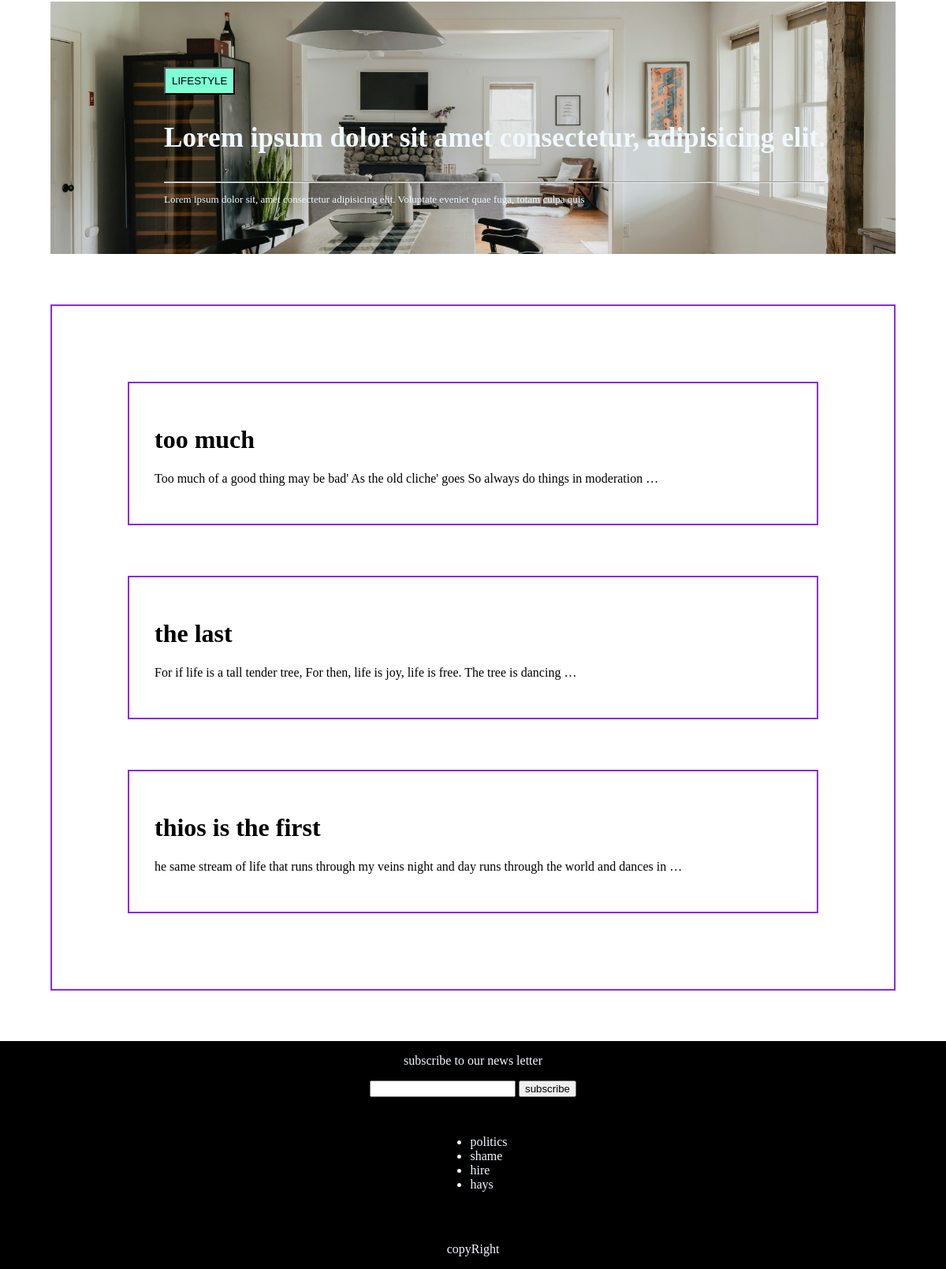
/ (lower part), run on an earlier commit of the app's database.
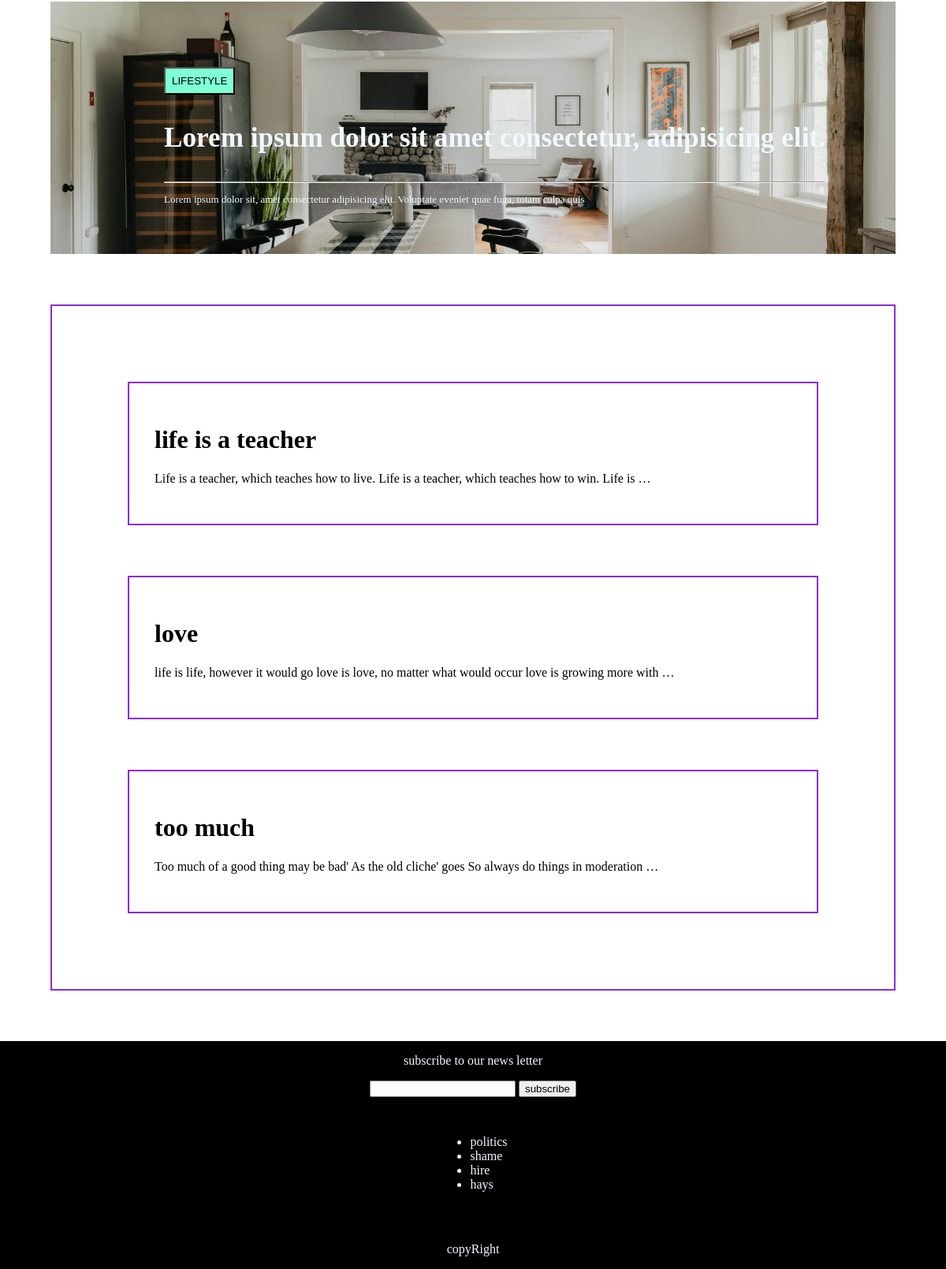
And on a later commit of the database.
### blog/models.py (models this page shows, shortened)
class Post(models.Model):
    class Status(models.TextChoices):
        DRAFT="DR","Draft"
        PUBLISH="PB","Publish"
    tags=TaggableManager()
    author=models.ForeignKey(User,on_delete=models.CASCADE,related_name="blog_post")
    title=models.CharField(max_length=250)
    slug=models.SlugField(max_length=250)
    body=models.TextField()
    publish=models.DateTimeField(default=timezone.now)
    created=models.DateTimeField(auto_now_add=True)
    updated=models.DateTimeField(auto_now=True)
    status=models.CharField(choices=Status.choices,default=Status.DRAFT,max_length=2)
    published=PostManager()
    objects=models.Manager()
    class Meta:
        ordering=['-publish']
        indexes=[models.Index(fields=['-publish'])]

### home/views.py (the view)
# urls.py: 2. Add a URL to urlpatterns:  path('', Home.as_view(), name='home')
class Home(TemplateView):
    template_name="index.html"
    def get_context_data(self, **kwargs: Any) :
        context=super().get_context_data(**kwargs)
        context["data"]=Post.published.all()[0:3]
        return context

### blog/models.py (called while the page is built)
    def get_queryset(self) :
        return super().get_queryset().filter(status=Post.Status.PUBLISH)

### home/templates/index.html (shortened to what this page needs)
{% load static %}
<!DOCTYPE html>
<html lang="en">
<head>
    <link rel="stylesheet" href="{% static 'style.css' %}">
</head>
<body>
    <div class="second-wrapper">
        <div class="front">
            <button style="background-color: aquamarine;padding: .5rem;">LIFESTYLE</button>
            <p style="font-size: 2.2rem;font-weight: 800;">Lorem ipsum dolor sit amet consectetur, adipisicing elit. </p>
            <hr>
            <p style="font-size: small;">Lorem ipsum dolor sit, amet consectetur adipisicing elit. Voluptate eveniet quae fuga, totam culpa quis</p>
        </div>
        </div>
        <div class="pass">
            {% for post in data %}
            <div class="pass">
                <h1>{{post.title}}</h1>
                <p>{{post.body|truncatewords:20}}</p>
            </div>
            {% endfor %}
        </div>
    <footer>
        <p>subscribe to our news letter</p>
        <form> <input type="text"> <button type="submit">subscribe</button></form>
        <p class="poli">
            <ul>
                <li>politics</li>
                <li>shame</li>
                <li>hire</li>
                <li>hays</li>
            </ul>
        </p>
        <p>copyRight</p>
    </footer>
</body>
</html>

What changed in the data, as far as the page shows it:
no longer on this page (row unchanged): Post: title "the last", body "For if life is a tall tender tree, For then, life is joy, life is free. The tree is dancing …"
no longer on this page (row unchanged): Post: title "thios is the first", body "he same stream of life that runs through my veins night and day runs through the world and dances in …"
added Post: title "life is a teacher", body "Life is a teacher, which teaches how to live. Life is a teacher, which teaches how to win. Life is …"
added Post: title "love", body "life is life, however it would go love is love, no matter what would occur love is growing more with …"
